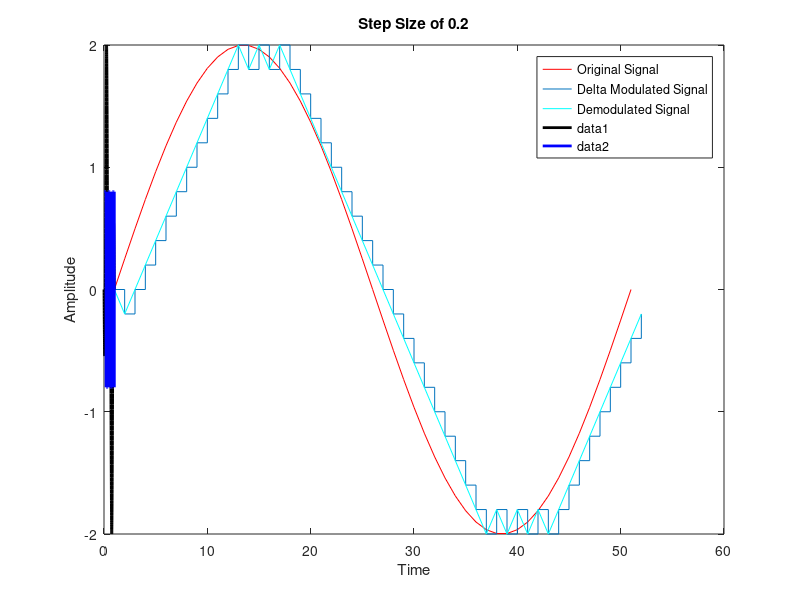

Write MATLAB code to recreate this figure.
%delta modulation
clc
clear all
close all

a=2;
t=0:2*pi/50:2*pi;
x=a*sin(t);
l=length(x);
plot(x,'r');
delta=0.2;
hold on;
xn=0;

for i=1:l
    if x(i)>xn(i)
        d(i)=1;
        xn(i+1)=xn(i)+delta;
    else
        d(i)=0;
        xn(i+1)=xn(i)-delta;
    end
end

stairs(xn);
hold on;

for i=1:d
    if d(i)>xn(i)
        d(i)=0;
        xn(i+1)=xn(i)-delta;
    else
        d(i)=1;
        xn(i+1)=xn(i)+delta;
    end
end

plot(xn,'c');
title('Step Size of 0.2');
xlabel('Time');
ylabel('Amplitude');
legend('Original Signal','Delta Modulated Signal','Demodulated Signal');


% adaptive delta modulation

clc;
close all;
clear all;

td=0.002;
t=[0:td:1];
xsig=sin(2*pi*t)-sin(6*pi*t);
ts=0.2;
delta=0.2*8;
Lsig=length(xsig);
if(rem(ts/td,1)==0)
    nfac=round(ts/td);
    p_zoh=ones(1,nfac);
    s_down=downsample(xsig,nfac);
    Num_it=length(s_down);
    s_DMout(1)=delta/2;
    for k=2:Num_it
        xvar=s_DMout(k-1);
        s_DMout(k)=xvar+delta*sign(s_down(k-1)-xvar);
    end
    S_DMout=kron(s_DMout,p_zoh);
else
    S_DMout=[];
end

figure(1);
sfig1=plot(t,xsig,'k',t,S_DMout(1:Lsig),'b');
set(sfig1,'LineWidth',2);
